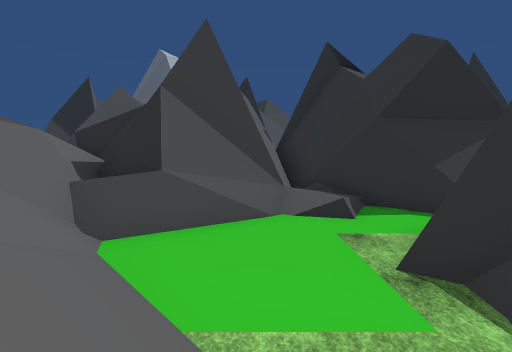
[1] (above)

12 first-person views from a walk through a Unity game level. The camera is 1.2 m above the floor, tilts 4° down and sees 85° across. The floor is counted in squares, 2 m on a side. Each view is taken from the middle of a square. On the plan, view 1 faces up. The plan holds only what a view shows up to about 9 squares ahead; the rest is blank. The place goes on beyond the plan. Some surface patterns are stand-ins.

[2]
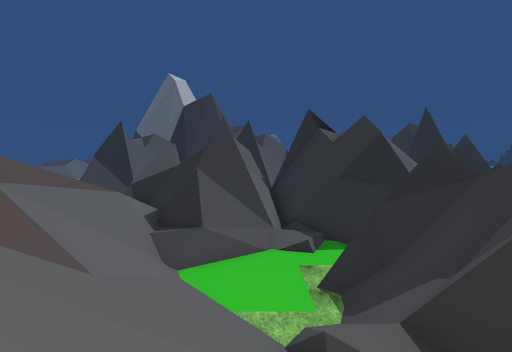

[3]
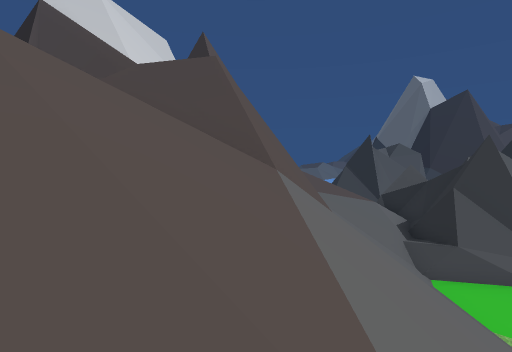

[4]
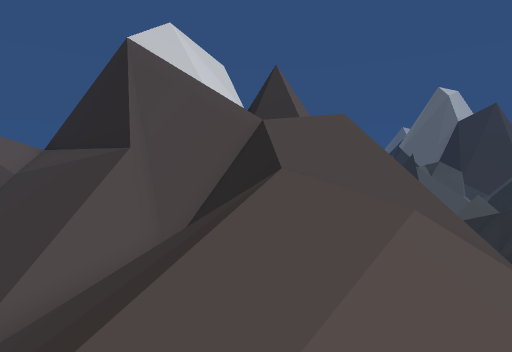

[5]
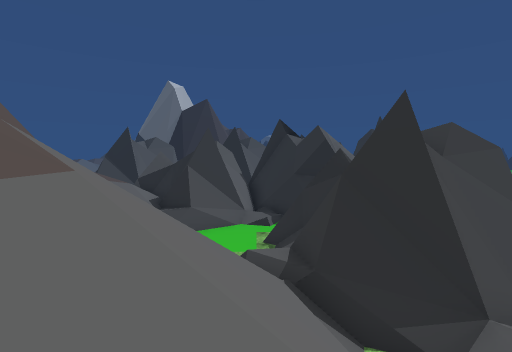

[6]
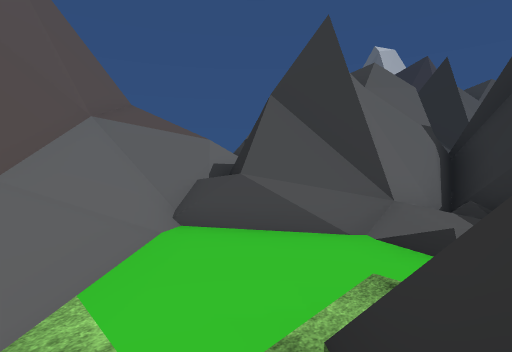

[7]
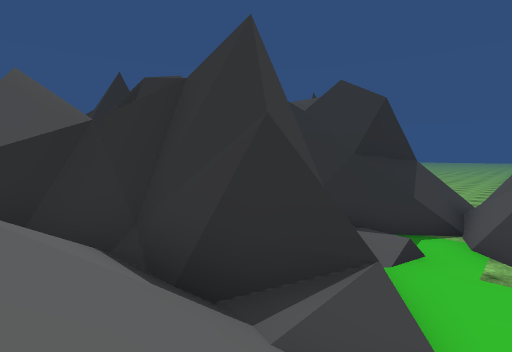

[8]
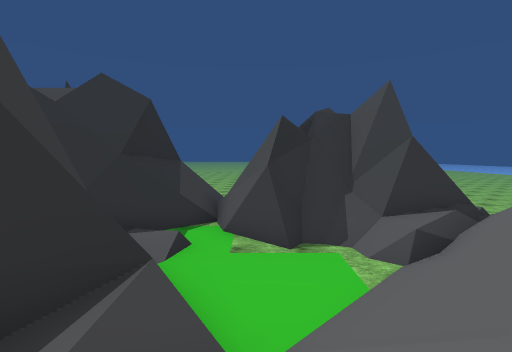

[9]
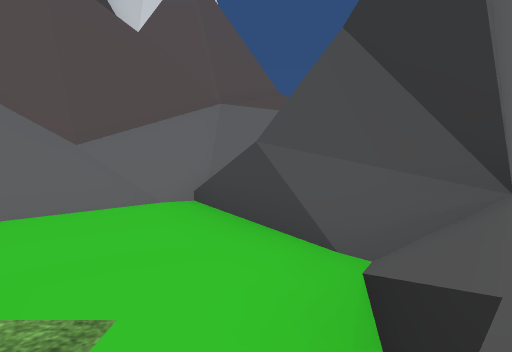

[10]
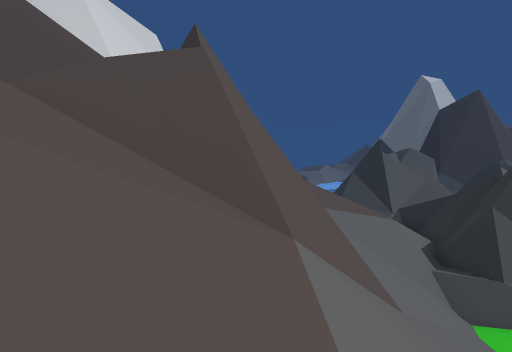

[11]
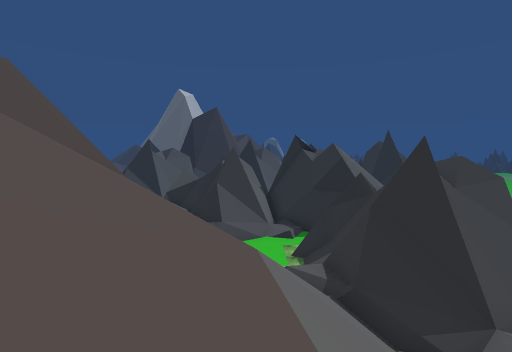

[12]
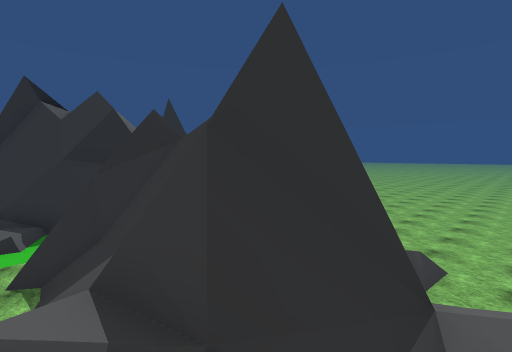

### Floor plan
Key: @ floor where view 1 was taken; # wall or solid block; . floor; / step, stairs or slope; = window, fence, low wall or low ledge; ^ raised ledge; v drop or lower ground.
Columns run from 10 left of view 1 to 12 right of it. Each row starts with its distance up from view 1.
  9           ##
  8           ###
  7      ###=####
  6       //########
  5    /////###==###/
  4   ^#/////#...##==
  3    ^#////...###
  2    ^##=///..##
  1    #/v^#/////^
  0     /v=#//@/#^     ...
 -1      /v#////#^^#  .....
 -2   ^#///#=///####/......
 -3  ^^=#/////// .//.......
 -4   ^##///////
 -5   ^ ////////
 -6 ^ ^/////////
 -7 ^==////// /

Positions as (right, up) in squares from view 1, and headings:
1: (0, 0), facing up
2: (0, -3), facing up
3: (0, -5), facing up-left
4: (-2, -7), facing up-left
5: (1, -6), facing up
6: (2, 1), facing up-left
7: (-4, 3), facing up-right
8: (-4, 3), facing right
9: (2, 4), facing left
10: (-1, -4), facing up-left
11: (0, -7), facing up
12: (1, -3), facing up-right
